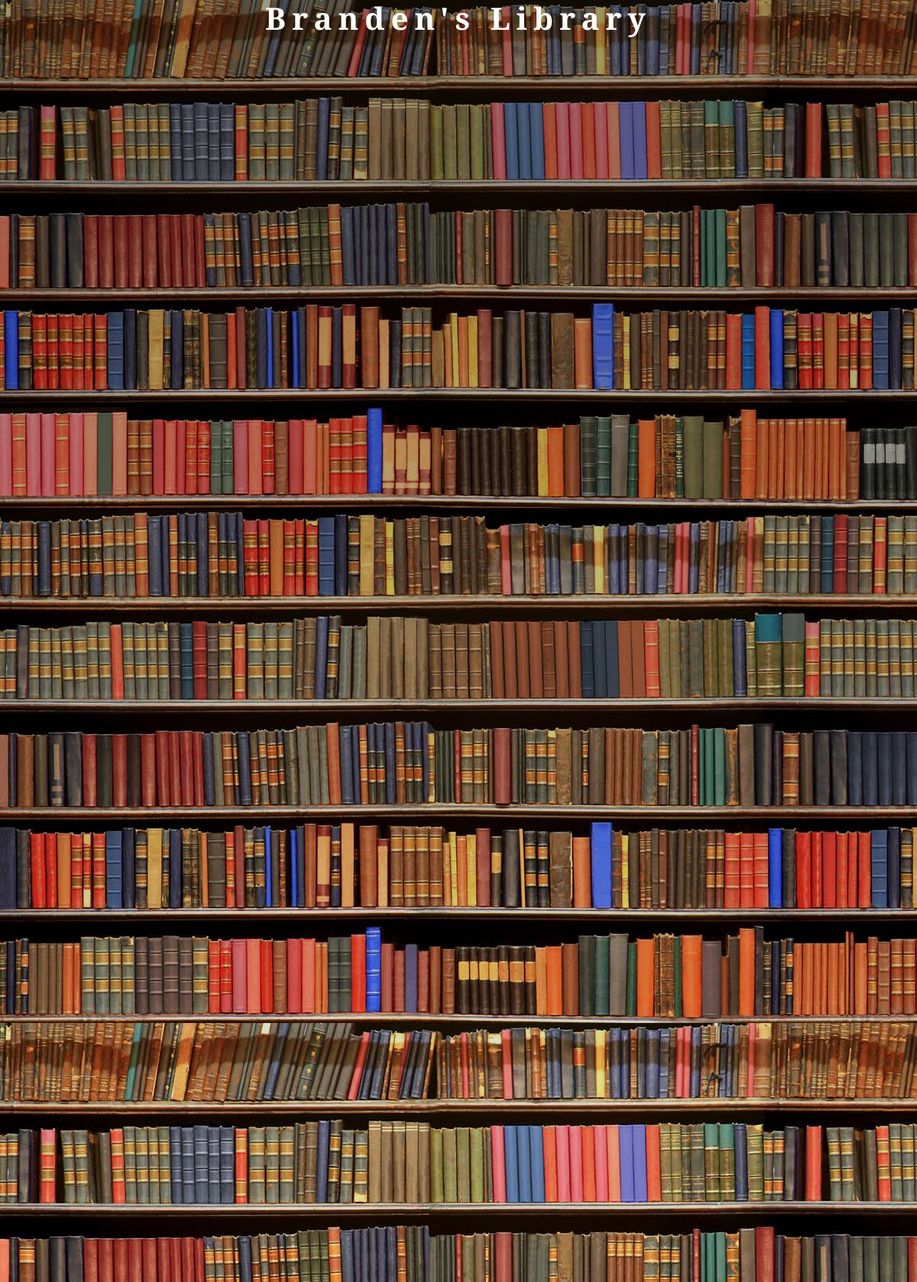
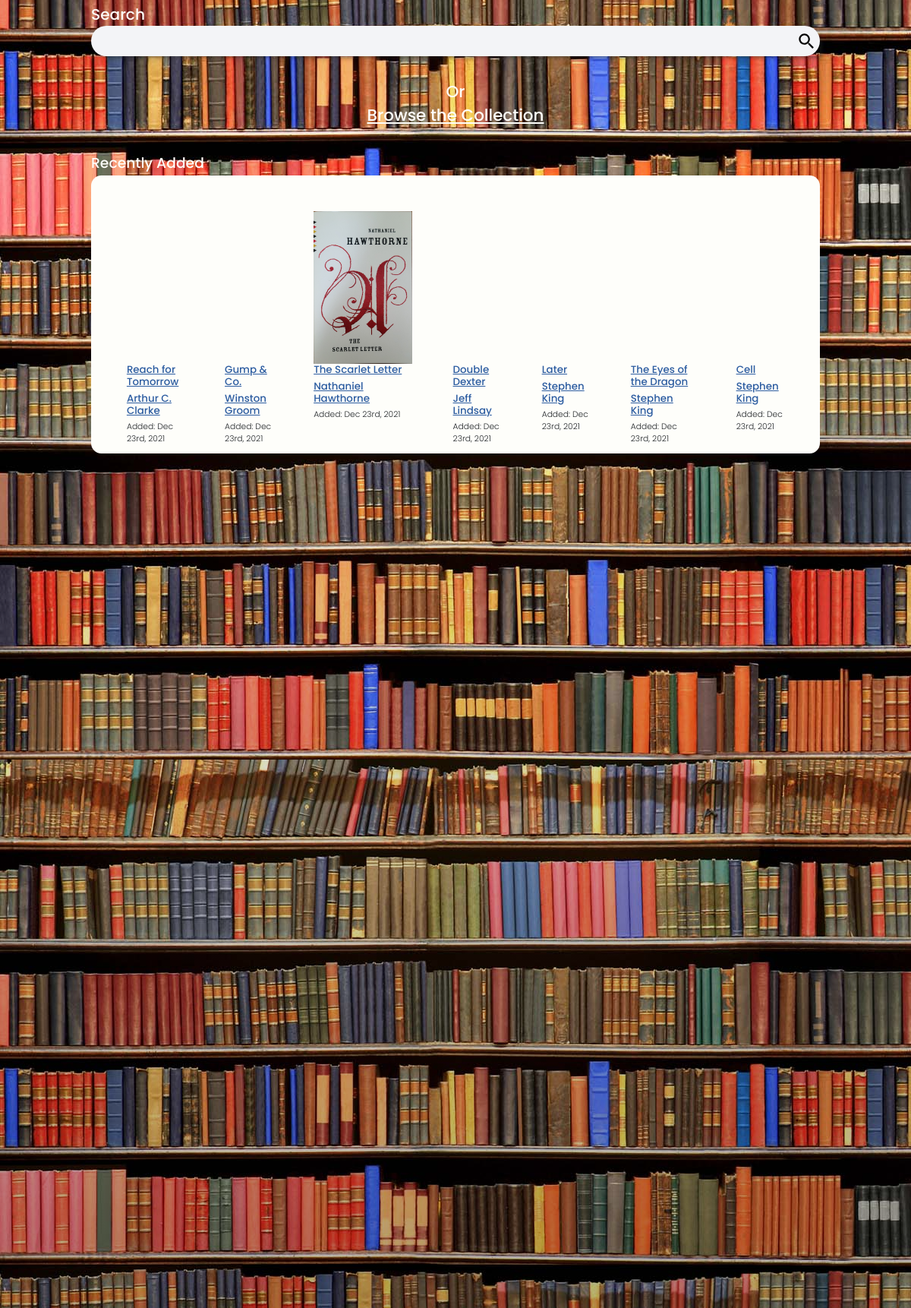
The page / (upper part) on the database its author committed (2 pictures, top to bottom).
### books/models.py (models this page shows, shortened)
class Book(models.Model):
    BOOK_CATEGORY = (
        ("f", "Fiction"),
        ("nf", "Non Fiction")
    )
    id = models.UUIDField(default=uuid4, unique=True, primary_key=True, editable=False)
    created = models.DateTimeField(auto_now_add=True)
    publish_year = models.IntegerField(null=True, blank=True)
    length = models.IntegerField(null=True, blank=True)
    title = models.CharField(max_length=200)
    description = models.TextField(null=True, blank=True)
    category = models.CharField(max_length=200, choices=BOOK_CATEGORY, null=True, blank=True)
    author = models.ForeignKey(Author, on_delete=models.CASCADE, default="")
    tags = models.ManyToManyField(Tag, blank=True)
    cover_img = models.ImageField(null=True, blank=True, default="default.jpg")

### authors/models.py (models this page shows)
class Author(models.Model):
    id = models.UUIDField(default=uuid4, unique=True, primary_key=True, editable=False)
    created = models.DateTimeField(auto_now_add=True)
    first_name = models.CharField(max_length=50)
    last_name = models.CharField(max_length=50)
    bio = models.TextField(blank=True, null=True)
    headshot = models.ImageField(null=True, blank=True, default="default.jpg")
    def __str__(self):
        return self.first_name + " " + self.last_name

### books/views.py (the view)
# urls.py: 2. Add a URL to urlpatterns:  path('', views.home, name='home')
def home(request):
    recently_added = Book.objects.all().order_by("created")[:7:-1]
    context = {
        "recently_added":recently_added
    }
    return render(request, "index.html", context)

### books/templates/index.html (shortened to what this page needs)
{% extends 'main.html' %}
{% block content %}
<div class="header-main-box">
    <h1 class="main-heading">Branden's Library</h1>
</div>
<div class="main-content">
    <div class="search-form">
        <form action="{% url 'search' %}" method="GET">
            <label class="search-label" for="search-terms">Search</label>
            <div class="search-bar">
                <input class="search-terms" type="text" name="search-terms" id="search-terms">
                <button class="search-btn" type="submit">
                </button>
            </div>
        </form>
    </div>
    <div class="browse-section">
        <h2 style="color:#FEFEFA">Or</h2>
        <h2><a href="{% url 'browse-books' %}">Browse the Collection</a></h2>
    </div>
    <div class="recently-added-section">
        <h3>Recently Added</h3>
        <div class="recently-added-panel">
            {% for book in recently_added %}
                <div class="recently-added-card">
                    <div class="recently-added-img">
                        <img src="{{ book.cover_img.url }}" alt="">
                    </div>
                    <div class="recently-added-details">
                        <h5><a href="{% url 'book-info' book.id %}">{{ book.title }}</a></h5>
                        <h5><a href="{% url 'author-page' book.author.id %}">{{ book.author }}</a></h5>
                        <p>Added: {{ book.created|date:"M jS, Y" }}</p>
                    </div>
                </div>
            {% endfor %}
        </div>
    </div>
</div>
{% endblock %}

### static/css/styles.css (style rules this page uses)
html { height: 100%; min-height: 100%; zoom: 67%; }
* { margin: 0; }
body { min-height: 100%; height: 100%; margin: 0; background-image: linear-gradient(to bottom, rgba(0, 0, 0, 0.4), rgba(1, 1, 1, 0), rgba(0, 0, 0, 0.4)), url('../images/library-wall.jpg'); background-repeat: repeat-y; }
h1 { font-size: 60px; font-family: 'Alegreya SC', serif; font-weight: 800; letter-spacing: 2px; color: #FEFEFA; }
@media only screen and (min-width: 850px) { h1 { letter-spacing: 12px; } }
h2, h3, h4, h5, h6 { font-family: 'Poppins', sans-serif; font-weight: 500; color: #333333; }
a { color: #2D5DA1; transition: 0.15s color ease-in-out; }
p { font-family: "Poppins", sans-serif; font-weight: 300; }
label { font-family: "Poppins", sans-serif; font-weight: 500; }
.main-content { display: flex; width: 100%; flex-grow: 1; flex-direction: column; align-items: center; justify-content: center; }
.search-form { width: 80%; position: relative; margin: 0; }
.search-bar { display: flex; flex-direction: row; align-items: center; justify-content: center; box-shadow: 15px 15px 8px -10px rgba(34, 36, 37, 0.5); }
.search-label { color: #FEFEFA; font-size: 30px; }
.search-terms { width: 100%; height: 60px; background: #F3F4F7; outline: none; border: none; border-radius: 60px; padding: 0 56px 0 32px; font-size: 24px; }
.search-btn { width: 52px; height: auto; margin-left: -52px; background: none; border: none; outline: none; }
.browse-section { text-align: center; font-size: 20px; color: #FEFEFA; margin: 50px 0; }
.browse-section a { color: #FEFEFA; text-decoration: underline; }
.recently-added-section { width: 80%; display: flex; flex-direction: column; justify-content: baseline; margin-bottom: 20px; }
.recently-added-section h3 { color: #FEFEFA; }
.recently-added-panel { display: flex; flex-direction: row; justify-content: baseline; background-color: #FEFEFA; border-radius: 20px; padding: 30px 30px 0 30px; overflow-x: auto; }
.recently-added-card { display: flex; flex-direction: column; margin: 40px 40px 0 40px; width: auto; }
.recently-added-img { width: auto; height: 300px; }
.recently-added-img img { width: auto; height: 100%; }
.recently-added-details { height: auto; }

### rows shown on the page
Book: title "Reach for Tomorrow", author "Arthur C. Clarke", created "Dec 23rd, 2021"
Book: title "Gump & Co.", author "Winston Groom", created "Dec 23rd, 2021"
Book: cover_img (picture), title "The Scarlet Letter", author "Nathaniel Hawthorne", created "Dec 23rd, 2021"
Book: title "Double Dexter", author "Jeff Lindsay", created "Dec 23rd, 2021"
Book: title "Later", author "Stephen King", created "Dec 23rd, 2021"
Book: title "The Eyes of the Dragon", author "Stephen King", created "Dec 23rd, 2021"
Book: title "Cell", author "Stephen King", created "Dec 23rd, 2021"
